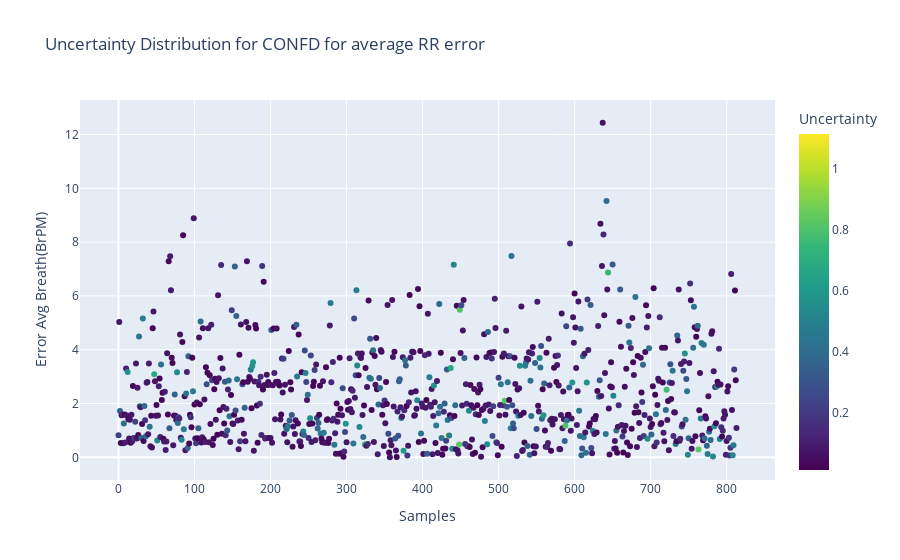
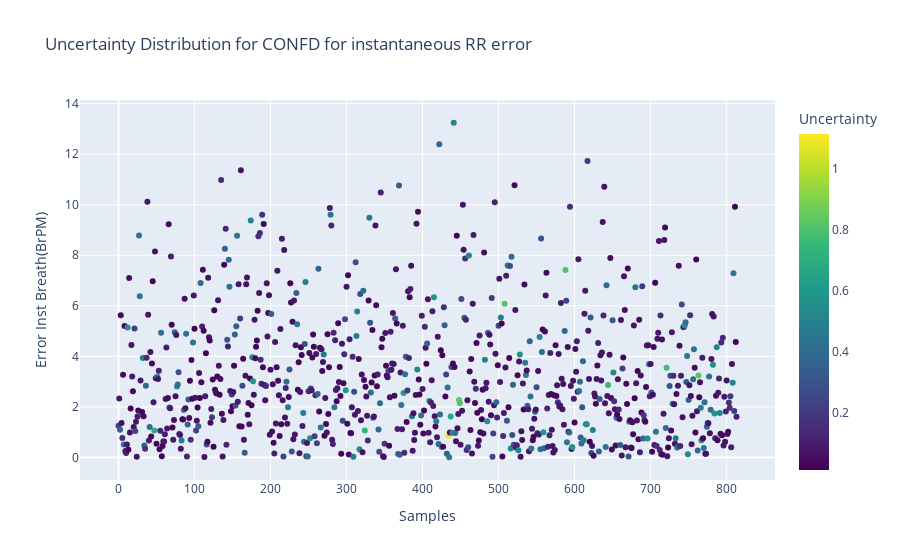

The notebook cell saved with these charts, in order:
### Code cell
if input_conf == 'confd':
    fig1 = px.scatter(data_confd,x = 'Samples', y="Error Avg Breath(BrPM)",title="Uncertainty Distribution for "+input_conf.upper()+ " for average RR error" ,
                     color="Uncertainty", color_continuous_scale=px.colors.sequential.Viridis)
    
    fig2 = px.scatter(data_confd,x = 'Samples', y="Error Inst Breath(BrPM)",title="Uncertainty Distribution for "+input_conf.upper()+ " for instantaneous RR error" ,
                     color="Uncertainty", color_continuous_scale=px.colors.sequential.Viridis)
    fig1.show()
    fig2.show()

### Figure 1 — Plotly figure (JSON) as saved in the notebook; plotly's stock layout.template omitted (floating-point values rounded to 4 significant figures; data arrays with more than 128 entries replaced by an {"elided": "..."} marker saying what was removed)
{"data": [{"hovertemplate": "Samples=%{x}<br>Error Avg Breath(BrPM)=%{y}<br>Uncertainty=%{marker.color}<extra></extra>", "legendgroup": "", "marker": {"color": {"elided": "814 float values"}, "coloraxis": "coloraxis", "symbol": "circle"}, "mode": "markers", "name": "", "orientation": "v", "showlegend": false, "type": "scatter", "x": {"elided": "814 int values"}, "xaxis": "x", "y": {"elided": "814 float values"}, "yaxis": "y"}], "layout": {"coloraxis": {"colorbar": {"title": {"text": "Uncertainty"}}, "colorscale": [[0, "#440154"], [0.1111, "#482878"], [0.2222, "#3e4989"], [0.3333, "#31688e"], [0.4444, "#26828e"], [0.5556, "#1f9e89"], [0.6667, "#35b779"], [0.7778, "#6ece58"], [0.8889, "#b5de2b"], [1, "#fde725"]]}, "legend": {"tracegroupgap": 0}, "title": {"text": "Uncertainty Distribution for CONFD for average RR error"}, "xaxis": {"anchor": "y", "domain": [0, 1], "title": {"text": "Samples"}}, "yaxis": {"anchor": "x", "domain": [0, 1], "title": {"text": "Error Avg Breath(BrPM)"}}}}

### Figure 2 — Plotly figure (JSON) as saved in the notebook; plotly's stock layout.template omitted (floating-point values rounded to 4 significant figures; data arrays with more than 128 entries replaced by an {"elided": "..."} marker saying what was removed)
{"data": [{"hovertemplate": "Samples=%{x}<br>Error Inst Breath(BrPM)=%{y}<br>Uncertainty=%{marker.color}<extra></extra>", "legendgroup": "", "marker": {"color": {"elided": "814 float values"}, "coloraxis": "coloraxis", "symbol": "circle"}, "mode": "markers", "name": "", "orientation": "v", "showlegend": false, "type": "scatter", "x": {"elided": "814 int values"}, "xaxis": "x", "y": {"elided": "814 float values"}, "yaxis": "y"}], "layout": {"coloraxis": {"colorbar": {"title": {"text": "Uncertainty"}}, "colorscale": [[0, "#440154"], [0.1111, "#482878"], [0.2222, "#3e4989"], [0.3333, "#31688e"], [0.4444, "#26828e"], [0.5556, "#1f9e89"], [0.6667, "#35b779"], [0.7778, "#6ece58"], [0.8889, "#b5de2b"], [1, "#fde725"]]}, "legend": {"tracegroupgap": 0}, "title": {"text": "Uncertainty Distribution for CONFD for instantaneous RR error"}, "xaxis": {"anchor": "y", "domain": [0, 1], "title": {"text": "Samples"}}, "yaxis": {"anchor": "x", "domain": [0, 1], "title": {"text": "Error Inst Breath(BrPM)"}}}}
